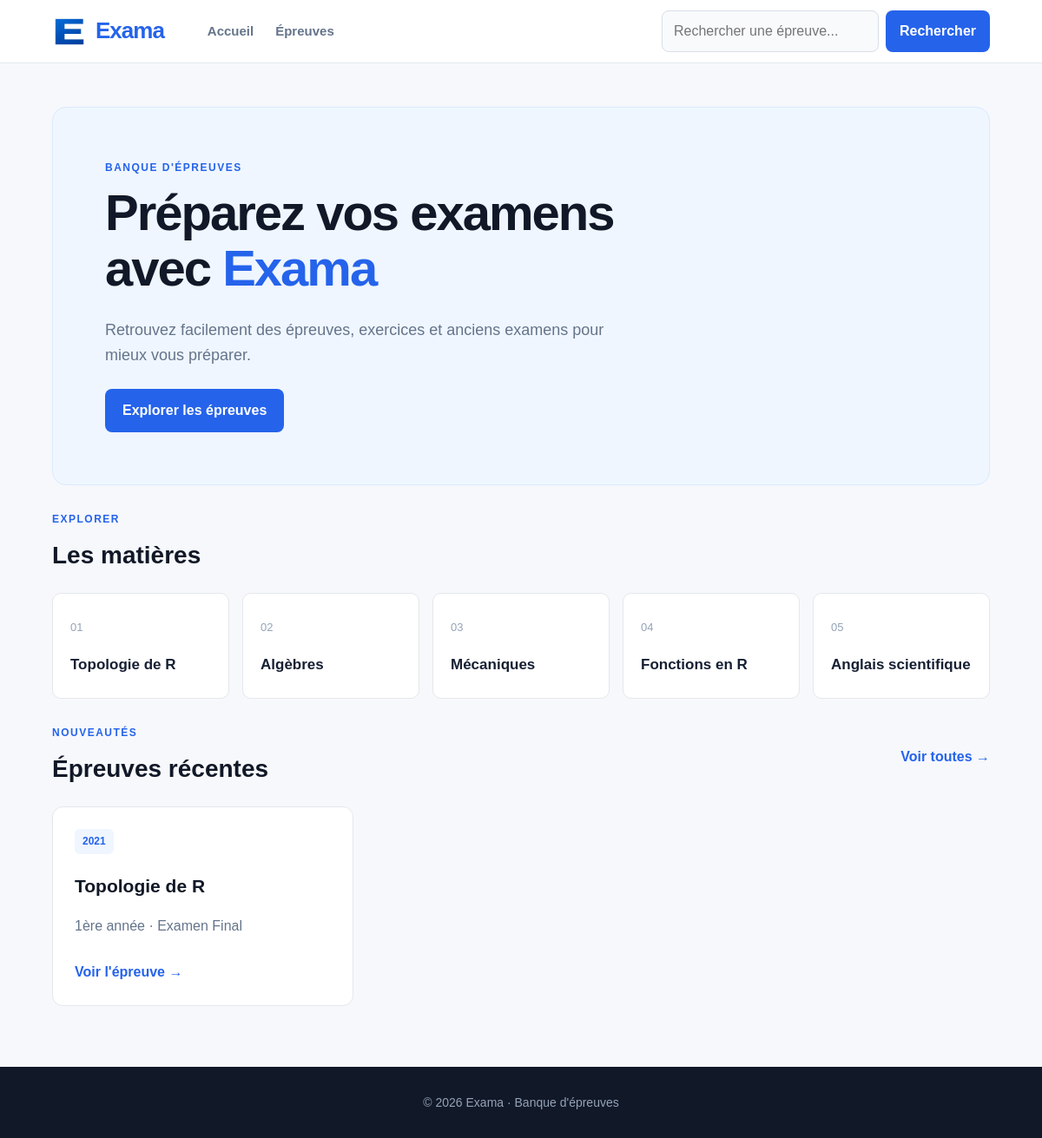
The app's page /, older data.
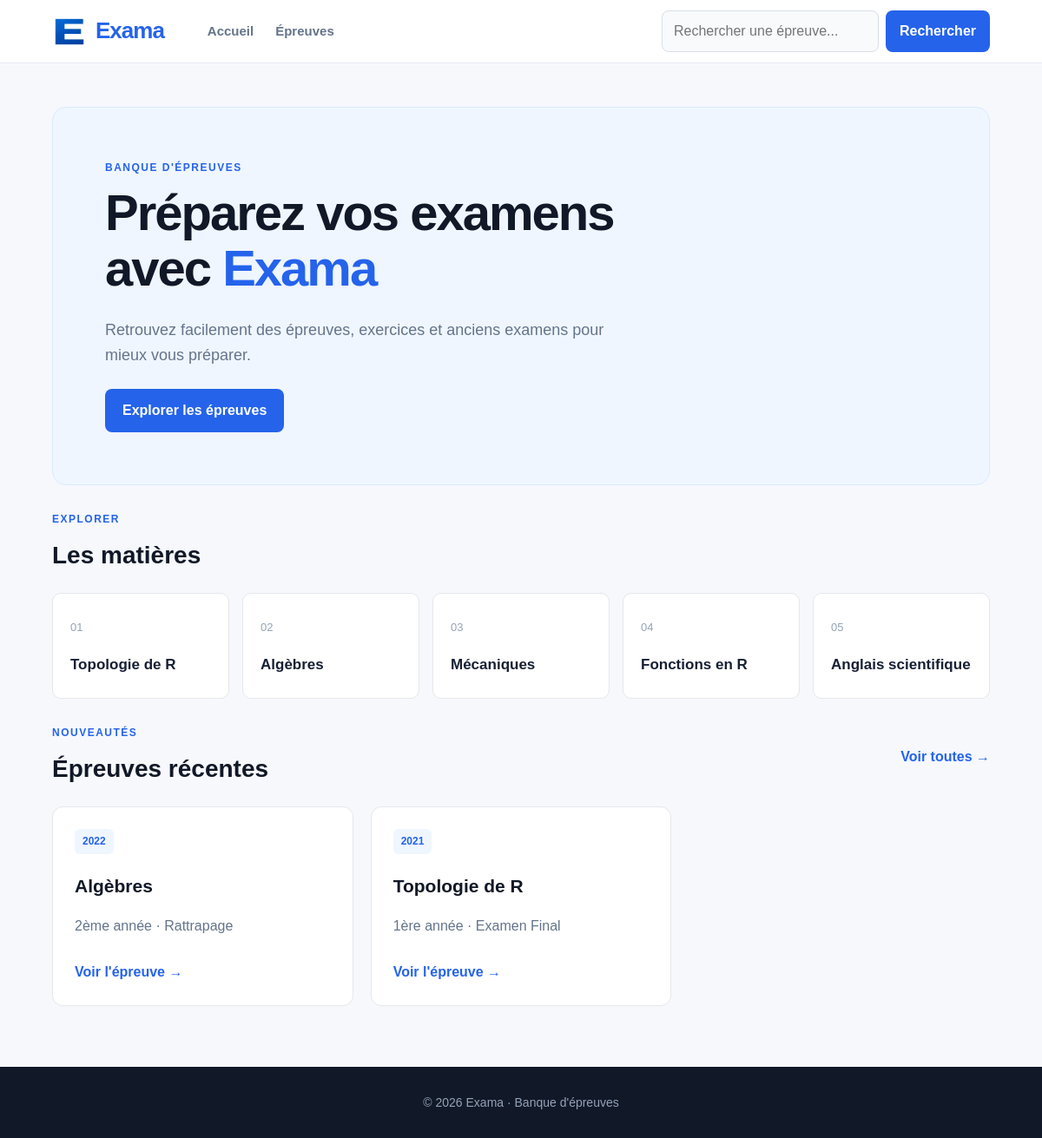
The same page, newer data.
### epreuves/models.py (models this page shows, shortened)
class Epreuve(models.Model):
    ANNEE = [(year, f"{year}-{year + 1}") for year in range(2000, 2026)]
    ENTITES = [
       ("FAST", "FAST"),
       ("ENS", "ENS"),
    ]
    NIVEAUX = [
        ('1', '1ère année'),
        ('2', '2ème année'),
        ('3', '3ème année'),
    ]
    SESSION = [
        ('Examen', 'Examen Final'),
        ('Rattrapage', 'Rattrapage'),
    ]
    entite = models.CharField(max_length=100, default=ENTITES[0][0], choices=ENTITES)
    niveau = models.CharField(max_length=100, default="Choisissez votre niveau", choices=NIVEAUX)
    annee = models.IntegerField(choices=ANNEE)
    session = models.CharField(max_length=100, default="Quel est la session?" ,choices=SESSION)
    fichier = models.FileField(upload_to='epreuves/')
    matiere = models.ForeignKey('Matiere', on_delete=models.CASCADE, related_name='epreuves')
    date_ajout = models.DateTimeField(auto_now_add=True)

class Matiere(models.Model):
    nom = models.CharField(max_length=100)
    slug = models.SlugField(unique=True)
    def __str__(self):
        return self.nom

### epreuves/views.py (the view)
# urls.py: path("", views.home, name="home"),
def home(request):
    epreuves_recentes = (
        Epreuve.objects
        .select_related("matiere")
        .order_by("-date_ajout")[:3]
    )
    return render(request, "home.html", {
        "epreuves_recentes": epreuves_recentes,
    })

### templates/home.html (shortened to what this page needs)
{% extends "base.html" %}
{% block content %}
<section class="hero">
    <div class="hero-content">
        <p class="hero-label">
            BANQUE D'ÉPREUVES
        </p>
        <h1>
            Préparez vos examens<br>
            avec <span>Exama</span>
        </h1>
        <p class="hero-description">
            Retrouvez facilement des épreuves, exercices et anciens examens
            pour mieux vous préparer.
        </p>
        <a href="{% url 'epreuves' %}" class="primary-button">
            Explorer les épreuves
        </a>
    </div>
</section>
<section class="subjects-section">
    <div class="section-header">
        <div>
            <p class="section-label">EXPLORER</p>
            <h2>Les matières</h2>
        </div>
    </div>
    <div class="subjects-grid">
        <a href="{% url 'epreuves' %}" class="subject-card">
            <span>01</span>
            <h3>Topologie de R</h3>
        </a>
        <a href="{% url 'epreuves' %}" class="subject-card">
            <span>02</span>
            <h3>Algèbres</h3>
        </a>
        <a href="{% url 'epreuves' %}" class="subject-card">
            <span>03</span>
            <h3>Mécaniques</h3>
        </a>
        <a href="{% url 'epreuves' %}" class="subject-card">
            <span>04</span>
            <h3>Fonctions en R</h3>
        </a>
        <a href="{% url 'epreuves' %}" class="subject-card">
            <span>05</span>
            <h3>Anglais scientifique</h3>
        </a>
    </div>
</section>
<section class="recent-section">
    <div class="section-header">
        <div>
            <p class="section-label">NOUVEAUTÉS</p>
            <h2>Épreuves récentes</h2>
        </div>
        <a href="{% url 'epreuves' %}">
            Voir toutes →
        </a>
    </div>
    <div class="exam-grid">
        {% for epreuve in epreuves_recentes %}
            <article class="exam-card">
                <div class="exam-card-top">
                    <span class="exam-badge">
                        {{ epreuve.annee }}
                    </span>
                </div>
                <h3>
                    {{ epreuve.matiere }}
                </h3>
                <p>
                    {{ epreuve.get_niveau_display }}
                    ·
                    {{ epreuve.get_session_display }}
                </p>
                <a
                    href="{% url 'epreuves_details' epreuve.id %}"
                    class="card-link"
                >
                    Voir l'épreuve →
                </a>
            </article>
        {% empty %}
            <p class="empty-message">
                Aucune épreuve disponible pour le moment.
            </p>
        {% endfor %}
    </div>
</section>
{% endblock content %}

Row changes from the older to the newer data that the page shows:
added Epreuve: annee "2022", matiere "Algèbres", niveau "2ème année", session "Rattrapage"
